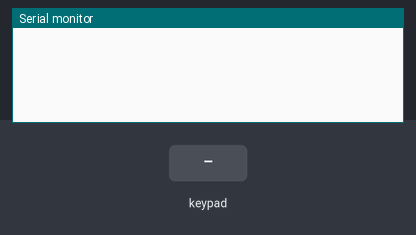
Simulated run of this sketch. Board: Arduino Uno, built with avr-gcc and run on an emulated ATmega328P. Shown: the last lines printed to the serial monitor. The test bench sets the inputs (shaded band).

Above: at 1.2 s.
1.3 s: key '1' pressed
At 2.5 s:
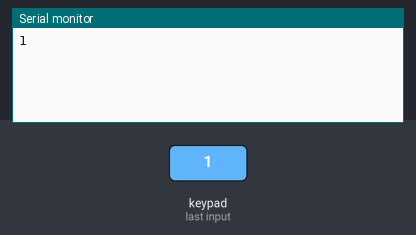
2.8 s: keypad keys 2 3 4 5 * pressed 0.4 s apart
At 4.7 s:
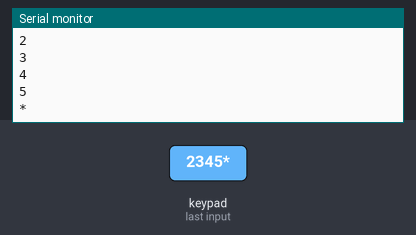
6.3 s: key 'x' pressed
At 7.5 s:
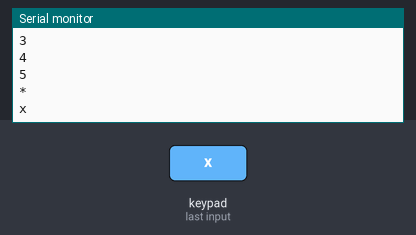
7.8 s: keypad keys 2 3 4 5 = pressed 0.4 s apart
At 10.0 s:
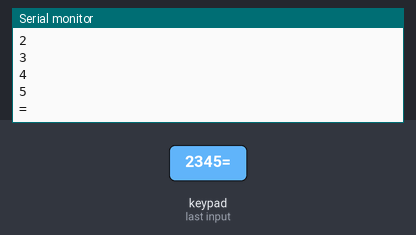
11.3 s: key '/' pressed
At 12.5 s:
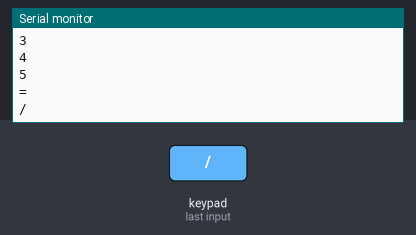
Timing chart, 0 to 13.8 s (numbered marks = the images above; inputs shaded):
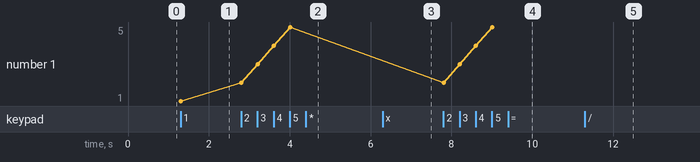

The sketch:

_41__.ino
```cpp
#include <Keypad.h>

const byte ROWS = 4; //four rows
const byte COLS = 4; //three columns
char keys[ROWS][COLS] = {
  {'1','2','3','+'},
  {'4','5','6','-'},
  {'7','8','9','x'},
  {'*','0','=','/'}
};
byte rowPins[ROWS] = {2,3,4,5}; //
byte colPins[COLS] = {9,8,7,6}; //

Keypad keypad = Keypad( makeKeymap(keys), rowPins, colPins, ROWS, COLS );

void setup(){
  Serial.begin(9600);
}

void loop(){
  char key = keypad.getKey();

  if (key){
    Serial.println(key);
  }
}
```

Measured:
- after the input at 1.3 s, the serial monitor: prints a new line at once (image 1)
- after the input at 2.8 s, the serial monitor: prints a new line at once (image 2)
- after the input at 6.3 s, the serial monitor: prints a new line at once (image 3)
- after the input at 7.8 s, the serial monitor: prints a new line at once (image 4)
- after the input at 11.3 s, the serial monitor: prints a new line at once (image 5)
- plotted number 1: 1 → 5 after the input at 2.8 s
